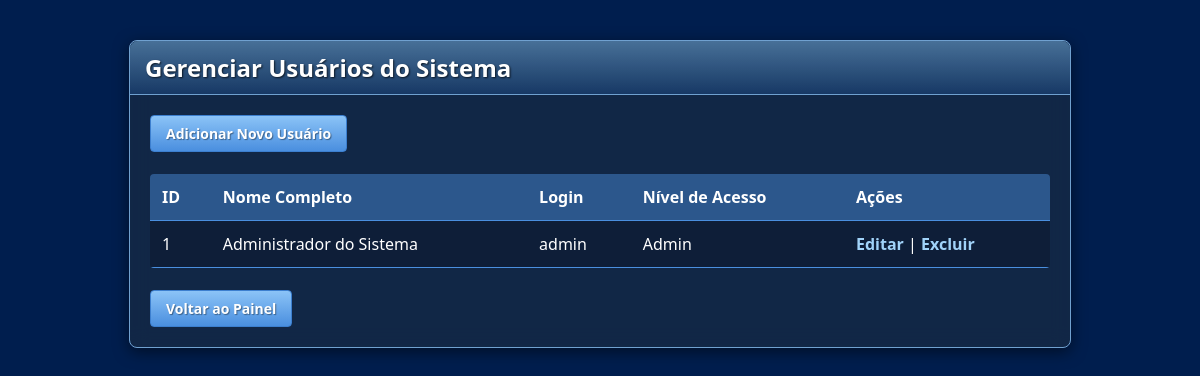
Page /?page=usuarios (signed in) on the earlier database version.
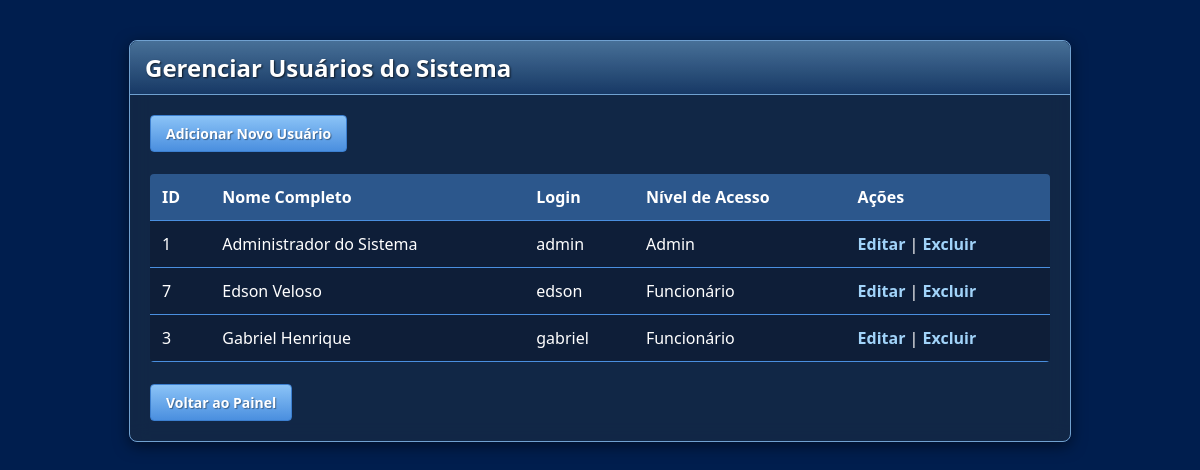
Same page on the later database version.
### tables this page shows
CREATE TABLE `usuarios` (
  `id_usuario` int(11) NOT NULL,
  `nome_completo` varchar(255) NOT NULL,
  `login` varchar(100) NOT NULL,
  `cpf` varchar(14) DEFAULT NULL,
  `data_nascimento` date DEFAULT NULL,
  `senha_hash` varchar(255) NOT NULL,
  `nivel_acesso` int(11) NOT NULL DEFAULT 1 COMMENT '1: Funcionario, 2: Dono, 3: Admin'
);

### app/controllers/UsuarioController.php (called while the page is built, shortened)
<?php
require_once BASE_PATH . '/app/models/UsuarioModel.php';
function listarUsuarios($pdo)
{
    $listaDeUsuarios = listarTodosUsuarios($pdo);
    require_once VIEW_PATH . 'usuarios/listar.php';
}

### app/models/UsuarioModel.php (called while the page is built, shortened)
<?php
function listarTodosUsuarios($pdo)
{
    $sql = "SELECT id_usuario, nome_completo, login, nivel_acesso, cpf, data_nascimento FROM usuarios ORDER BY nome_completo ASC";
    $stmt = $pdo->query($sql);
    return $stmt->fetchAll(PDO::FETCH_ASSOC);
}

### app/views/usuarios/listar.php (the view, shortened to what this page needs)
<!DOCTYPE html>
<html lang="pt-br">
<head>
    <link rel="stylesheet" href="css/style.css">
</head>
<body>
    <div class="container">
        <h1>Gerenciar Usuários do Sistema</h1>
        <a href="?page=usuarios_novo" class="btn">Adicionar Novo Usuário</a>
        <br><br>
        <table>
            <thead>
                <tr>
                    <th>ID</th>
                    <th>Nome Completo</th>
                    <th>Login</th>
                    <th>Nível de Acesso</th>
                    <th>Ações</th>
                </tr>
            </thead>
            <tbody>
                <?php
                if (!empty($listaDeUsuarios)) {
                    foreach ($listaDeUsuarios as $usuario) {
                        echo "<tr>";
                        echo "<td>" . htmlspecialchars($usuario['id_usuario']) . "</td>";
                        echo "<td>" . htmlspecialchars($usuario['nome_completo']) . "</td>";
                        echo "<td>" . htmlspecialchars($usuario['login']) . "</td>";
                        $nivelAcesso = '';
                        switch ($usuario['nivel_acesso']) {
                            case 1: $nivelAcesso = 'Funcionário'; break;
                            case 3: $nivelAcesso = 'Admin'; break;
                        }
                        echo "<td>" . htmlspecialchars($nivelAcesso) . "</td>";
                        echo "<td>";
                        echo "<a href='?page=usuarios_editar&id=" . $usuario['id_usuario'] . "'>Editar</a> | ";
                        echo "<a href='?page=usuarios_excluir&id=" . $usuario['id_usuario'] . "' onclick=\"return confirm('Tem certeza que deseja excluir este usuário?');\">Excluir</a>";
                        echo "</td>";
                        echo "</tr>";
                    }
                } else {
                    echo "<tr><td colspan='5'>Nenhum usuário cadastrado.</td></tr>";
                }
                ?>
            </tbody>
        </table>
        <br>
        <a href="?page=dashboard" class="btn">Voltar ao Painel</a>
    </div>
</body>
</html>

### public/index.php (shortened to what this page needs)
<?php
require_once '../config/database.php';
$page = $_GET['page'] ?? 'home';
switch ($page) {
    case 'usuarios':
        require_once CONTROLLER_PATH . 'UsuarioController.php';
        listarUsuarios($pdo);
        break;
}

### public/css/style.css (style rules this page uses)
body { background-color: #001e4e; font-family: "Segoe UI", Tahoma, Geneva, Verdana, sans-serif; color: #fff; margin: 0; padding: 20px; }
.container { background: rgba(22, 42, 69, 0.8); border: 1px solid #70a1d0; border-radius: 8px; padding: 20px; margin: 20px auto; max-width: 900px; box-shadow: 0 4px 15px rgba(0, 0, 0, 0.5); backdrop-filter: blur(10px); -webkit-backdrop-filter: blur(10px); }
h1 { font-size: 24px; color: #fff; background: linear-gradient(to bottom, rgba(125, 185, 232, 0.5), rgba(47, 130, 224, 0.2)); padding: 10px 15px; margin: -20px -20px 20px -20px; border-top-left-radius: 8px; border-top-right-radius: 8px; border-bottom: 1px solid #70a1d0; text-shadow: 1px 1px 2px rgba(0, 0, 0, 0.7); }
button, .btn { background: linear-gradient(to bottom, #8bc3f7, #4a8fdf); border: 1px solid #3c7fcf; border-radius: 4px; color: #fff; padding: 8px 15px; font-size: 14px; font-weight: bold; text-shadow: 1px 1px 1px rgba(0, 0, 0, 0.4); cursor: pointer; transition: all 0.2s ease-in-out; text-decoration: none; display: inline-block; }
table { width: 100%; border-collapse: collapse; background-color: rgba(0, 0, 0, 0.2); border-radius: 4px; overflow: hidden; }
th, td { padding: 12px; text-align: left; border-bottom: 1px solid #4a8fdf; }
th { background-color: rgba(74, 143, 223, 0.5); font-size: 16px; }
a { color: #8bc3f7; text-decoration: none; }
table a { color: #a1d3f9; font-weight: bold; }

Differences in the rows shown:
added usuarios: id_usuario "7", nome_completo "Edson Veloso", login "edson", nivel_acesso "Funcionário"
added usuarios: id_usuario "3", nome_completo "Gabriel Henrique", login "gabriel", nivel_acesso "Funcionário"
